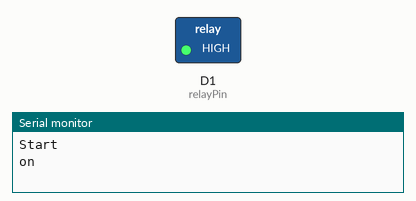
Simulated run of this sketch. Board: ESP8266 (NodeMCU). On the bench: switched loads named in the sketch (green lamp = pin HIGH), the last lines printed to the serial monitor.

Above: at 1.0 s.
At 3.0 s:
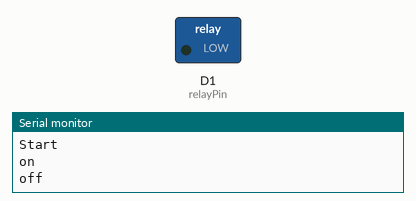
Timing chart, 0 to 5.2 s (numbered marks = the images above):
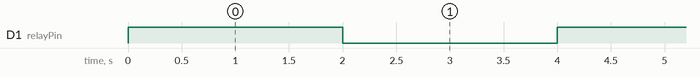

The sketch:

WIFI_Relay_v1.0.ino
```cpp
/*
 * Relay Shield - Blink
 * Turns on the relay for two seconds, then off for two seconds, repeatedly.
 *
 * Relay Shield transistor closes relay when D1 is HIGH
 */

const int relayPin = D1;
const long interval = 2000;  // pause for two seconds

void setup() {
   Serial.begin(9600);
   Serial.println("Start");
  pinMode(relayPin, OUTPUT);
}

void loop() {
  digitalWrite(relayPin, HIGH); // turn on relay with voltage 1213
  Serial.println("on");
  delay(interval);              // pause
  digitalWrite(relayPin, LOW);
   Serial.println("off");// turn off relay with voltage LOW
  delay(interval);              // pause
}
```

Measured:
- by itself, D1 (relayPin): alternates HIGH for 2.0 s and LOW for 2.0 s
